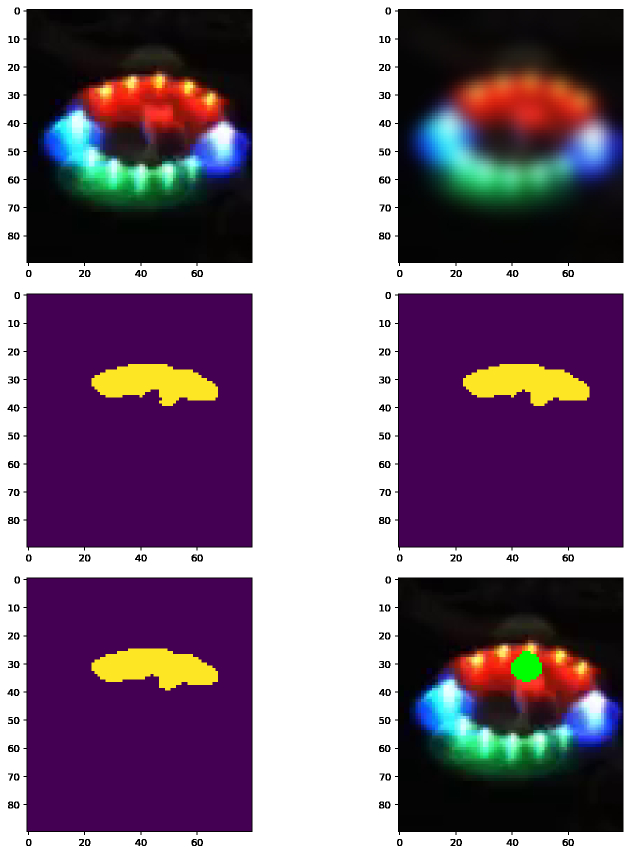
#> input picture image_processing.png, 1264 x 1710 px (shown at 1/2 size)
$ python -i LED_detection.py   (imports and definitions only)
#> lines starting #> are read from the running program, lines starting #| are printed output that depends on the picture
import cv2
import numpy as np

try:
    from IPython import get_ipython

    if get_ipython() is not None:
        from tqdm import tqdm_notebook as tqdm
    else:
        from tqdm import tqdm
except ImportError:
    # [4 lines left out: function tqdm, not called in this run]

_RED = {'min_color': np.array([2, 150, 168], dtype=np.uint8),
        'max_color': np.array([28, 255, 255], dtype=np.uint8)}

_GREEN = {'min_color': np.array([55, 81, 61], dtype=np.uint8),
          'max_color': np.array([87, 255, 255], dtype=np.uint8)}

_BLUE = {'min_color': np.array([82, 89, 153], dtype=np.uint8),
         'max_color': np.array([119, 255, 255], dtype=np.uint8)}

_BODY = {'min_color': np.array([0, 96, 25], dtype=np.uint8),
         'max_color': np.array([35, 153, 127], dtype=np.uint8),
         'blur_kernel': (15, 15),
         'morph_kernel': (11, 11)}

_COLORS = {'red': _RED, 'green': _GREEN}


# [11 lines left out: function convert_hsv, not called in this run]


def find_color_centroid(frame, min_color=(0, 0, 0), max_color=(180, 255, 255),
                        blur_kernel=(15, 15), morph_kernel=(5, 5)):
    '''Given a color range, finds the center point of the color in the frame.
    '''
#> called with min_color = (0, 0, 0), max_color = (180, 255, 255), blur_kernel = (15, 15), morph_kernel = (5, 5)
    frame_ = frame.copy()
    frame_ = cv2.GaussianBlur(frame_, blur_kernel, 0)
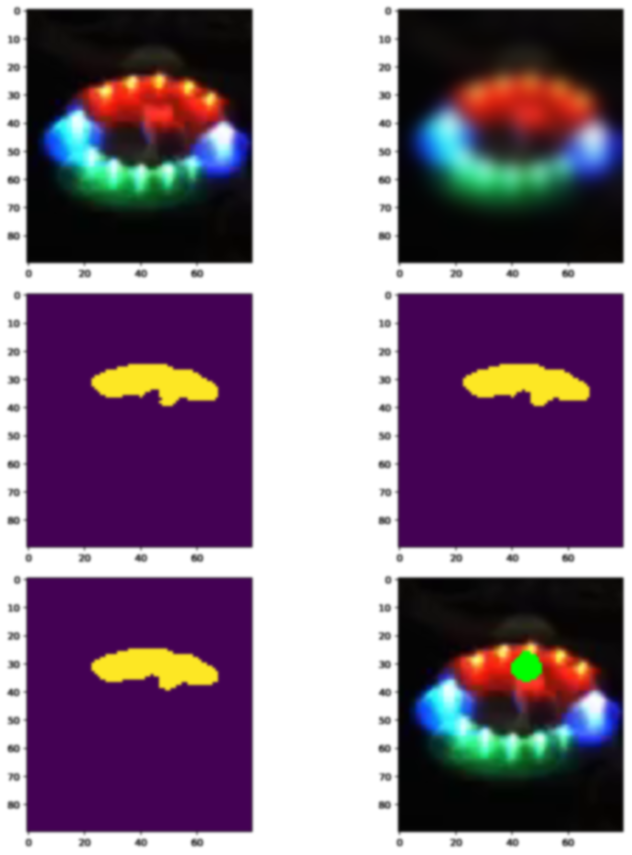
#> frame_: shape (1710, 1264, 3) (shown at 1/2 size); mean R, G, B 129, 108.8, 129.2
    frame_ = cv2.cvtColor(frame_, cv2.COLOR_RGB2HSV)
#> frame_: shape (1710, 1264, 3); mean H, S, V 66.1, 115.6, 141.5
    frame_ = cv2.inRange(frame_, min_color, max_color)
#> frame_: shape (1710, 1264); every value is 255
    KERNEL = cv2.getStructuringElement(cv2.MORPH_ELLIPSE, morph_kernel)
    frame_ = cv2.morphologyEx(frame_, cv2.MORPH_CLOSE, KERNEL)
    frame_ = cv2.morphologyEx(frame_, cv2.MORPH_OPEN, KERNEL)

    moments = cv2.moments(frame_)
#> moments = moments, m00 551167200, centre m10/m00, m01/m00 = (631.5, 854.5)
    try:
        return (
            int(moments['m10'] / moments['m00']),
            int(moments['m01'] / moments['m00'])
        )
    except ZeroDivisionError:
        return (np.nan, np.nan)


# [42 lines left out: function detect_LEDs, not called in this run]

>>> import cv2
>>> picture = cv2.cvtColor(cv2.imread('../image_processing.png'), cv2.COLOR_BGR2RGB)
>>> result = find_color_centroid(picture)
#> result = (631, 854)

$ run again, on kalman_smoothed2.png
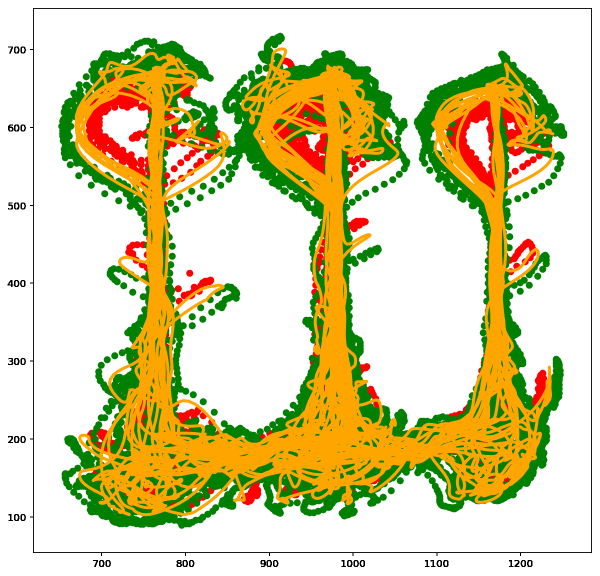
#> input picture kalman_smoothed2.png, 1200 x 1152 px (shown at 1/2 size)
#> in find_color_centroid, `frame_ = cv2.GaussianBlur(frame_, blur_kernel, 0)`:
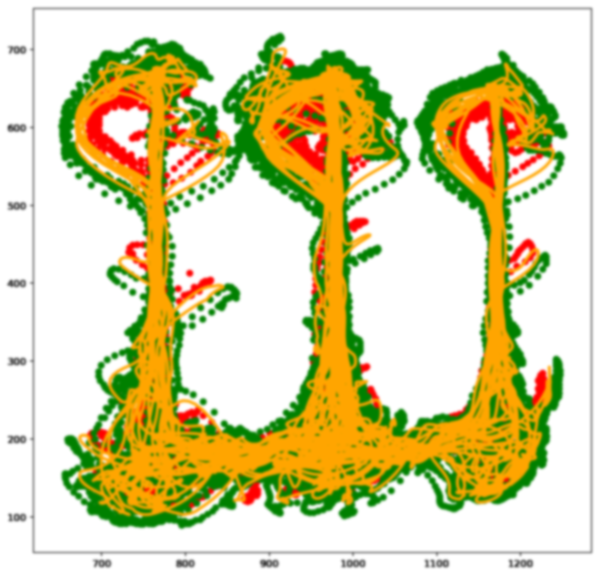
#> frame_: shape (1152, 1200, 3) (shown at 1/2 size); mean R, G, B 217.4, 210.6, 161.5
#> moments = moments, m00 352512000, centre m10/m00, m01/m00 = (599.5, 575.5)
#> result = (599, 575)
